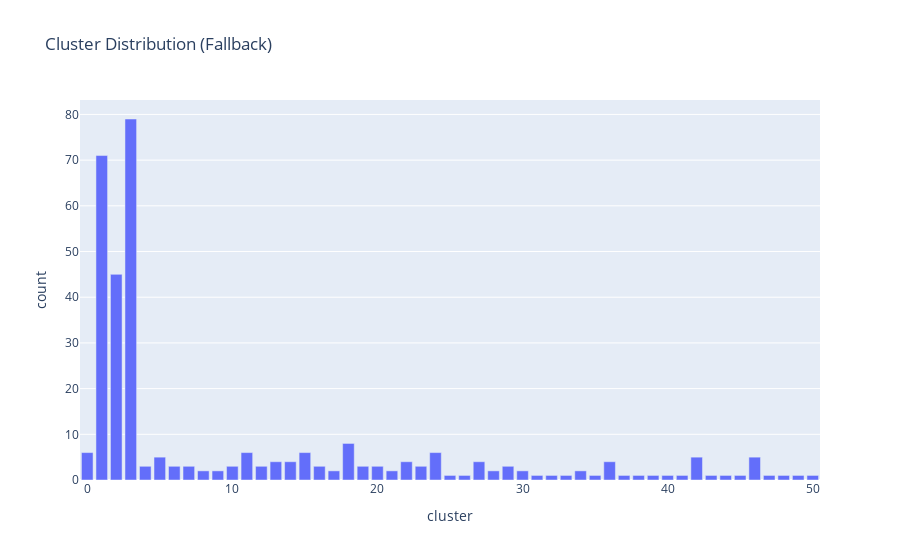

This figure's notebook cell:
### Code cell
# Create Treemap (with duplicate prevention fix)
if ENABLE_ADVANCED_VIZ:
    try:
        print("\n🌳 Creating treemap...")

        # FIX: Detect which sentiment column exists
        sentiment_cols = [c for c in df_clustered.columns if 'sentiment' in c.lower() and 'score' in c.lower()]
        if sentiment_cols:
            sentiment_col = sentiment_cols[0]  # Use first available sentiment score column
            print(f"   • Using sentiment column: {sentiment_col}")
        else:
            sentiment_col = None
            print("   • No sentiment column found, using article counts only")

        # FIX: Aggregate data first to prevent duplicates
        if sentiment_col:
            treemap_data = df_clustered.groupby(['cluster', 'location']).agg({
                sentiment_col: 'mean',
                'cluster': 'size'
            }).reset_index()
            treemap_data.columns = ['cluster', 'location', 'avg_sentiment', 'count']
        else:
            treemap_data = df_clustered.groupby(['cluster', 'location']).size().reset_index(name='count')
            treemap_data['avg_sentiment'] = 0

        print(f"   • Aggregated to {len(treemap_data)} unique cluster-location pairs")

        # Create treemap with validated data
        fig_treemap = advanced_viz.create_treemap_hierarchical(
            treemap_data,
            cluster_col='cluster',
            location_col='location',
            sentiment_col='avg_sentiment',
            sentiment_score_col='avg_sentiment',
            title='Hierarchical Regional Narrative Structure'
        )

        fig_treemap.show()
        print("\n💡 Treemap created successfully")

    except Exception as e:
        print(f"\n⚠️  Could not create Treemap: {e}")
        print("   Creating fallback visualization...")

        import plotly.express as px
        cluster_sizes = df_clustered['cluster'].value_counts().reset_index()
        cluster_sizes.columns = ['cluster', 'count']

        fig_simple = px.bar(
            cluster_sizes,
            x='cluster',
            y='count',
            title='Cluster Distribution (Fallback)'
        )
        fig_simple.show()
else:
    print("⏭️  Treemap skipped (advanced viz disabled)")

### Figure 1 — Plotly figure (JSON) as saved in the notebook; plotly's stock layout.template omitted (floating-point values rounded to 4 significant figures)
{"data": [{"hovertemplate": "cluster=%{x}<br>count=%{y}<extra></extra>", "legendgroup": "", "marker": {"color": "#636efa", "pattern": {"shape": ""}}, "name": "", "orientation": "v", "showlegend": false, "textposition": "auto", "type": "bar", "x": [3, 1, 2, 18, 15, 11, 0, 24, 5, 42, 46, 13, 22, 36, 14, 27, 6, 7, 20, 10, 12, 16, 19, 4, 29, 23, 9, 34, 21, 17, 28, 8, 30, 25, 45, 40, 43, 41, 47, 38, 32, 37, 39, 31, 48, 35, 49, 26, 44, 33, 50], "xaxis": "x", "y": [79, 71, 45, 8, 6, 6, 6, 6, 5, 5, 5, 4, 4, 4, 4, 4, 3, 3, 3, 3, 3, 3, 3, 3, 3, 3, 2, 2, 2, 2, 2, 2, 2, 1, 1, 1, 1, 1, 1, 1, 1, 1, 1, 1, 1, 1, 1, 1, 1, 1, 1], "yaxis": "y"}], "layout": {"barmode": "relative", "legend": {"tracegroupgap": 0}, "title": {"text": "Cluster Distribution (Fallback)"}, "xaxis": {"anchor": "y", "domain": [0, 1], "title": {"text": "cluster"}}, "yaxis": {"anchor": "x", "domain": [0, 1], "title": {"text": "count"}}}}
